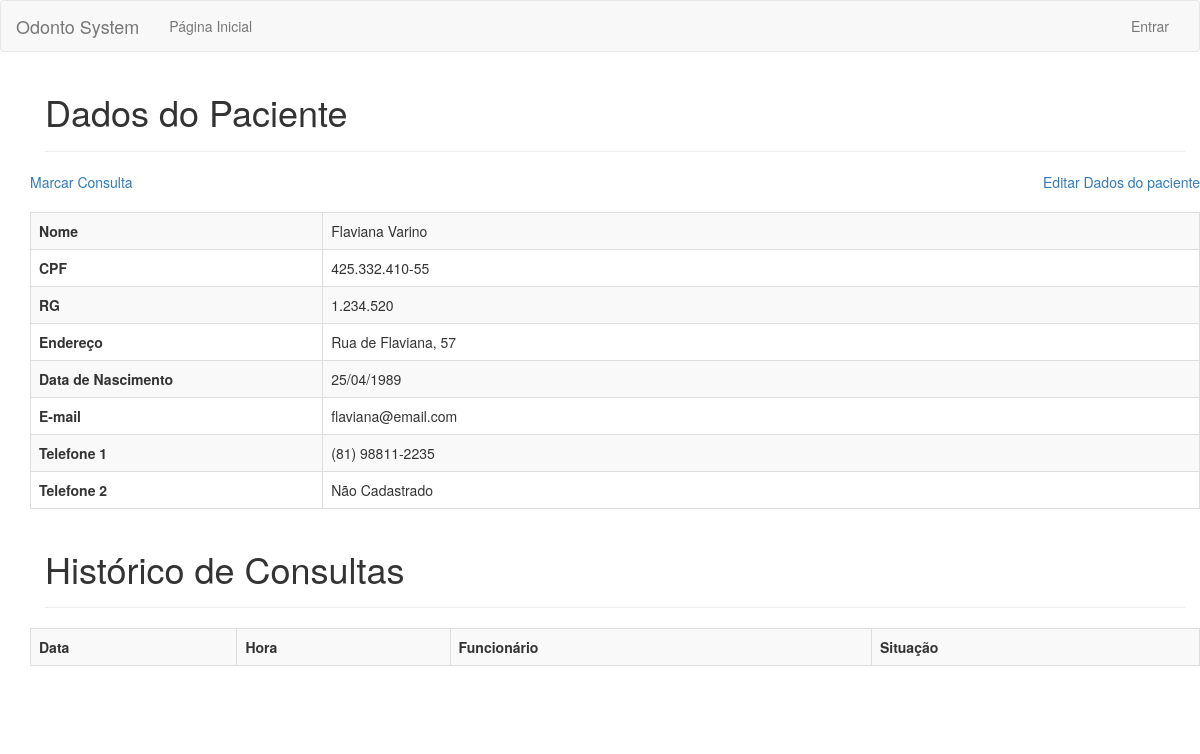
/php/paciente.php?id=9, run on an earlier commit of the app's database.
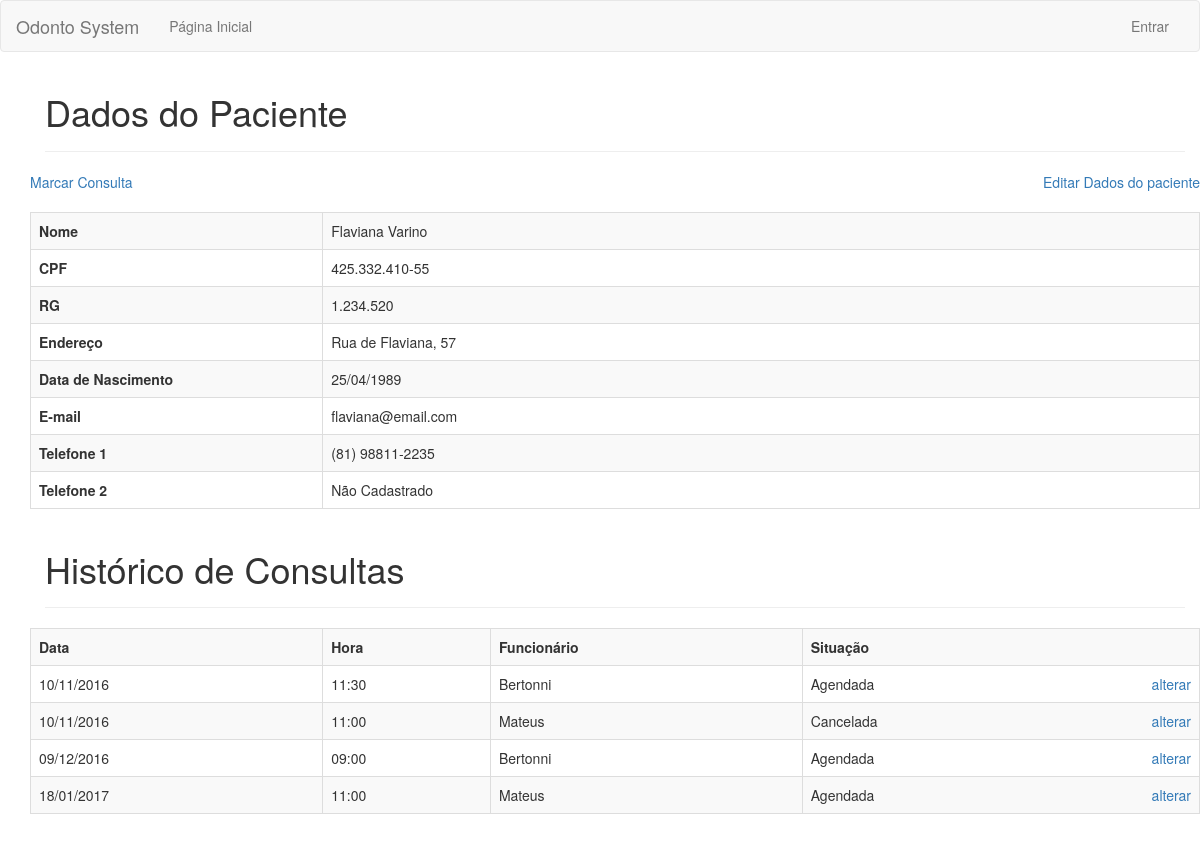
And on a later commit of the database.
### tables this page shows
CREATE TABLE `pacientes` (
  `pac_id` int(11) NOT NULL,
  `pac_nome` varchar(100) NOT NULL,
  `pac_endereco` varchar(200) NOT NULL,
  `pac_rg` varchar(10) NOT NULL,
  `pac_cpf` varchar(14) NOT NULL,
  `pac_email` varchar(50) NOT NULL,
  `pac_data_nasc` date NOT NULL,
  `pac_telefone_1` varchar(15) NOT NULL,
  `pac_telefone_2` varchar(15) DEFAULT NULL
);

CREATE TABLE `agendamentos` (
  `agd_id` int(11) NOT NULL,
  `agd_fun_id` int(11) NOT NULL,
  `agd_pac_id` int(11) NOT NULL,
  `agd_data` date NOT NULL,
  `agd_hora` varchar(6) NOT NULL,
  `agd_status` varchar(10) NOT NULL
);

CREATE TABLE `funcionarios` (
  `fun_id` int(11) NOT NULL,
  `fun_nome` varchar(100) NOT NULL,
  `fun_data_nasc` date NOT NULL,
  `fun_usuario` varchar(20) NOT NULL,
  `fun_senha` varchar(256) NOT NULL,
  `fun_role` varchar(15) NOT NULL
);

### php/paciente.php (the view, shortened to what this page needs)
<?php
require_once 'cabecalho.php';
$id = $_GET['id'];
$sql = "SELECT * FROM pacientes WHERE pac_id = '$id'";
$result = mysqli_query($connection, $sql);
$array = mysqli_fetch_array($result);
?>
<div class="container marketing">
	<div class="container theme-showcase" role="main">
		<div id="cadastro_pac" class="page-header">
			<h1>Dados do Paciente</h1>
		</div>
		<div class="row">
			<a href="editar_dados.php?id=<?= $id ?>" class="edit">Editar Dados do paciente</a>
			<a href="consulta.php?id=<?= $id ?>" class="marcar">Marcar Consulta</a>
			<br>
			<br>
				<table class='table table-striped table-bordered'>
					<tr>
						<td class='td_one'><b>Nome</b></td>
						<td><?= $array['pac_nome'] ?></td>
					</tr>
					<tr>
						<td class='td_one'><b>CPF</b></td>
						<td><?= $array['pac_cpf'] ?></td>
					</tr>
					<tr>
						<td class='td_one'><b>RG</b></td>
						<td><?= $array['pac_rg'] ?></td>
					</tr>
					<tr>
						<td class='td_one'><b>Endereço</b></td>
						<td><?= $array['pac_endereco'] ?></td>
					</tr>
					<tr>
						<td class='td_one'><b>Data de Nascimento</b></td>
						<td><?= date_format(new DateTime($array['pac_data_nasc']), "d/m/Y") ?></td>
					</tr>
					<tr>
						<td class='td_one'><b>E-mail</b></td>
						<td><?= $array['pac_email'] ?></td>
					</tr>
					<tr>
						<td class='td_one'><b>Telefone 1</b></td>
						<td><?= $array['pac_telefone_1'] ?></td>
					</tr>
					<tr>
						<td class='td_one'><b>Telefone 2</b></td>
						<td><?= $array['pac_telefone_2'] ?></td>
					</tr>
				</table>
		</div>
		<div id="cadastro_pac" class="page-header">
			<h1>Histórico de Consultas</h1>
		</div>
		<div class="row">
			<?php
				$sql = "SELECT * FROM agendamentos WHERE agd_pac_id = '$id' ORDER BY agd_data ASC";
				$result = mysqli_query($connection, $sql);
			?>
			<table class='table table-striped table-bordered'>
				<tr>
					<th>Data</th>
					<th>Hora</th>
					<th>Funcionário</th>
					<th>Situação</th>
				</tr>
			<?php
			while($consultas = mysqli_fetch_array($result)) {
				$id_consulta = $consultas['agd_id'];
				$id_func = $consultas['agd_fun_id'];
				$sql = "SELECT fun_usuario FROM funcionarios WHERE fun_id = '$id_func'";
				$resultado = mysqli_query($connection, $sql);
				$arr = mysqli_fetch_array($resultado);
				$funcionario = $arr['fun_usuario'];
				?>
				<tr>
					<td class='td_one'><?= date_format(new DateTime($consultas['agd_data']), "d/m/Y") ?></td>
					<td><?= $consultas['agd_hora'] ?></td>
					<td><?= $funcionario ?></td>
					<td><?= $consultas['agd_status'] ?><a class='status' href='editar_status_consulta.php?id=<?= $id ?>&consulta=<?= $id_consulta ?>'>alterar</a></td>
				</tr>
		<?php
			}
		?>
			</table>
		</div>
	</div>
	<br>
	<br>
<?php
require_once 'rodape.php';
?>

### php/cabecalho.php (shortened to what this page needs)
<?php
function isLogged() {
  return isset($_SESSION['usuario']);
}
?>
<!DOCTYPE html>
<html lang="pt-br">
<head>
    <link href="../css/bootstrap.min.css" rel="stylesheet">
    <link href="../css/signin.css" rel="stylesheet">
    <link href="../css/ie10-viewport-bug-workaround.css" rel="stylesheet">
</head>
<body>
	<nav class="navbar navbar-default">
  <div class="container-fluid">
    <div class="navbar-header">
      <a class="navbar-brand" href="home.php">Odonto System</a>
    </div>
    <div class="collapse navbar-collapse" id="bs-example-navbar-collapse-1">
      <ul class="nav navbar-nav">
        <li class="list_item"><a href="home.php">Página Inicial</a></li>
      </ul>
      <?php
      if(!isLogged()) {
      ?>
      <ul class="nav navbar-nav navbar-right">
        <li class="list_item"><a href="login.php">Entrar</a></li>
      </ul>
      <?php
      }
      ?>
    </div>
  </div>
</nav>

### php/rodape.php (shortened to what this page needs)
    </div>
</body>
</html>

### php/cabecalho.php (style rules this page uses)
.page-header { margin-top: 10px; }

### php/paciente.php (style rules this page uses)
.td_one { width: 25%; }
.edit, .status { float: right; }
.marcar { float: left; }

What changed in the data, as far as the page shows it:
added agendamentos: agd_data "10/11/2016", agd_hora "11:30", agd_fun.fun_usuario "Bertonni", agd_status "Agendada"
added agendamentos: agd_data "10/11/2016", agd_hora "11:00", agd_fun.fun_usuario "Mateus", agd_status "Cancelada"
added agendamentos: agd_data "09/12/2016", agd_hora "09:00", agd_fun.fun_usuario "Bertonni", agd_status "Agendada"
added agendamentos: agd_data "18/01/2017", agd_hora "11:00", agd_fun.fun_usuario "Mateus", agd_status "Agendada"
